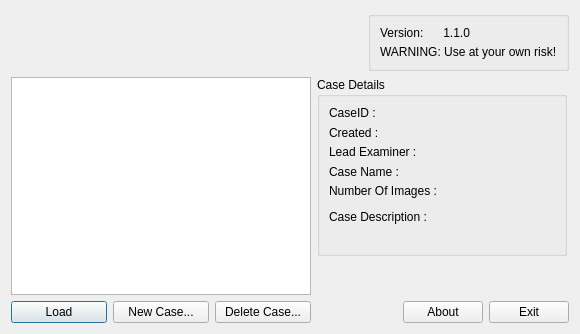
<?xml version="1.0" encoding="UTF-8"?>
<ui version="4.0">
 <class>CaseSelect</class>
 <widget class="QDialog" name="CaseSelect">
  <property name="windowModality">
   <enum>Qt::ApplicationModal</enum>
  </property>
  <property name="geometry">
   <rect>
    <x>0</x>
    <y>0</y>
    <width>580</width>
    <height>334</height>
   </rect>
  </property>
  <property name="windowTitle">
   <string notr="true">Select a case</string>
  </property>
  <layout class="QVBoxLayout" name="verticalLayout_5">
   <item>
    <layout class="QHBoxLayout" name="horizontalLayout_3">
     <property name="sizeConstraint">
      <enum>QLayout::SetFixedSize</enum>
     </property>
     <item>
      <widget class="QLabel" name="label">
       <property name="minimumSize">
        <size>
         <width>0</width>
         <height>60</height>
        </size>
       </property>
       <property name="maximumSize">
        <size>
         <width>16777215</width>
         <height>60</height>
        </size>
       </property>
       <property name="text">
        <string/>
       </property>
       <property name="pixmap">
        <pixmap resource="resources.qrc">:/TomsImageAnalyser/TIAS</pixmap>
       </property>
      </widget>
     </item>
     <item>
      <spacer name="horizontalSpacer_2">
       <property name="orientation">
        <enum>Qt::Horizontal</enum>
       </property>
       <property name="sizeHint" stdset="0">
        <size>
         <width>40</width>
         <height>20</height>
        </size>
       </property>
      </spacer>
     </item>
     <item>
      <widget class="QGroupBox" name="groupBox_2">
       <property name="maximumSize">
        <size>
         <width>16777215</width>
         <height>60</height>
        </size>
       </property>
       <property name="title">
        <string/>
       </property>
       <property name="alignment">
        <set>Qt::AlignRight|Qt::AlignTrailing|Qt::AlignVCenter</set>
       </property>
       <layout class="QVBoxLayout" name="verticalLayout_6">
        <item>
         <spacer name="verticalSpacer_3">
          <property name="orientation">
           <enum>Qt::Vertical</enum>
          </property>
          <property name="sizeHint" stdset="0">
           <size>
            <width>20</width>
            <height>40</height>
           </size>
          </property>
         </spacer>
        </item>
        <item>
         <widget class="QLabel" name="label_2">
          <property name="text">
           <string>Version:      1.1.0</string>
          </property>
         </widget>
        </item>
        <item>
         <widget class="QLabel" name="label_5">
          <property name="text">
           <string>WARNING: Use at your own risk!</string>
          </property>
         </widget>
        </item>
        <item>
         <spacer name="verticalSpacer_2">
          <property name="orientation">
           <enum>Qt::Vertical</enum>
          </property>
          <property name="sizeHint" stdset="0">
           <size>
            <width>20</width>
            <height>40</height>
           </size>
          </property>
         </spacer>
        </item>
       </layout>
      </widget>
     </item>
    </layout>
   </item>
   <item>
    <layout class="QHBoxLayout" name="horizontalLayout_2">
     <item>
      <layout class="QVBoxLayout" name="verticalLayout">
       <item>
        <widget class="QListWidget" name="CaseSelector">
         <property name="minimumSize">
          <size>
           <width>300</width>
           <height>200</height>
          </size>
         </property>
         <property name="maximumSize">
          <size>
           <width>300</width>
           <height>65535</height>
          </size>
         </property>
        </widget>
       </item>
       <item>
        <layout class="QHBoxLayout" name="horizontalLayout">
         <item>
          <widget class="QPushButton" name="Load">
           <property name="text">
            <string>Load</string>
           </property>
          </widget>
         </item>
         <item>
          <widget class="QPushButton" name="pushButton_2">
           <property name="text">
            <string>New Case...</string>
           </property>
          </widget>
         </item>
         <item>
          <widget class="QPushButton" name="pushButton">
           <property name="text">
            <string>Delete Case...</string>
           </property>
          </widget>
         </item>
        </layout>
       </item>
      </layout>
     </item>
     <item>
      <layout class="QVBoxLayout" name="verticalLayout_2">
       <item>
        <widget class="QGroupBox" name="groupBox">
         <property name="minimumSize">
          <size>
           <width>250</width>
           <height>170</height>
          </size>
         </property>
         <property name="maximumSize">
          <size>
           <width>250</width>
           <height>65535</height>
          </size>
         </property>
         <property name="title">
          <string>Case Details</string>
         </property>
         <layout class="QVBoxLayout" name="verticalLayout_4">
          <item>
           <layout class="QFormLayout" name="formLayout">
            <item row="0" column="0">
             <widget class="QLabel" name="Info_Created_3">
              <property name="text">
               <string>CaseID : </string>
              </property>
             </widget>
            </item>
            <item row="0" column="1">
             <widget class="QLabel" name="I_Case">
              <property name="text">
               <string/>
              </property>
             </widget>
            </item>
            <item row="1" column="0">
             <widget class="QLabel" name="CreatedLabel">
              <property name="text">
               <string>Created : </string>
              </property>
             </widget>
            </item>
            <item row="1" column="1">
             <widget class="QLabel" name="I_Created">
              <property name="text">
               <string/>
              </property>
             </widget>
            </item>
            <item row="2" column="0">
             <widget class="QLabel" name="LeadExaminerLabel">
              <property name="text">
               <string>Lead Examiner : </string>
              </property>
             </widget>
            </item>
            <item row="2" column="1">
             <widget class="QLabel" name="I_Examiner">
              <property name="text">
               <string/>
              </property>
             </widget>
            </item>
            <item row="3" column="0">
             <widget class="QLabel" name="Info_Created_4">
              <property name="text">
               <string>Case Name : </string>
              </property>
             </widget>
            </item>
            <item row="3" column="1">
             <widget class="QLabel" name="I_CaseName">
              <property name="text">
               <string/>
              </property>
             </widget>
            </item>
            <item row="4" column="0">
             <widget class="QLabel" name="Info_Created_5">
              <property name="text">
               <string>Number Of Images : </string>
              </property>
             </widget>
            </item>
            <item row="4" column="1">
             <widget class="QLabel" name="I_Image">
              <property name="text">
               <string/>
              </property>
             </widget>
            </item>
           </layout>
          </item>
          <item>
           <widget class="Line" name="line">
            <property name="orientation">
             <enum>Qt::Vertical</enum>
            </property>
           </widget>
          </item>
          <item>
           <layout class="QVBoxLayout" name="verticalLayout_3">
            <item>
             <widget class="QLabel" name="Info_Created_6">
              <property name="text">
               <string>Case Description :</string>
              </property>
             </widget>
            </item>
            <item>
             <widget class="QLabel" name="I_Description">
              <property name="text">
               <string/>
              </property>
              <property name="wordWrap">
               <bool>true</bool>
              </property>
             </widget>
            </item>
           </layout>
          </item>
         </layout>
        </widget>
       </item>
       <item>
        <spacer name="verticalSpacer">
         <property name="orientation">
          <enum>Qt::Vertical</enum>
         </property>
         <property name="sizeHint" stdset="0">
          <size>
           <width>20</width>
           <height>40</height>
          </size>
         </property>
        </spacer>
       </item>
       <item>
        <layout class="QHBoxLayout" name="horizontalLayout_4">
         <item>
          <spacer name="horizontalSpacer">
           <property name="orientation">
            <enum>Qt::Horizontal</enum>
           </property>
           <property name="sizeHint" stdset="0">
            <size>
             <width>40</width>
             <height>20</height>
            </size>
           </property>
          </spacer>
         </item>
         <item>
          <widget class="QPushButton" name="pushButton_4">
           <property name="text">
            <string>About</string>
           </property>
          </widget>
         </item>
         <item>
          <widget class="QPushButton" name="pushButton_3">
           <property name="text">
            <string>Exit</string>
           </property>
          </widget>
         </item>
        </layout>
       </item>
      </layout>
     </item>
    </layout>
   </item>
  </layout>
 </widget>
 <resources>
  <include location="resources.qrc"/>
 </resources>
 <connections/>
</ui>
